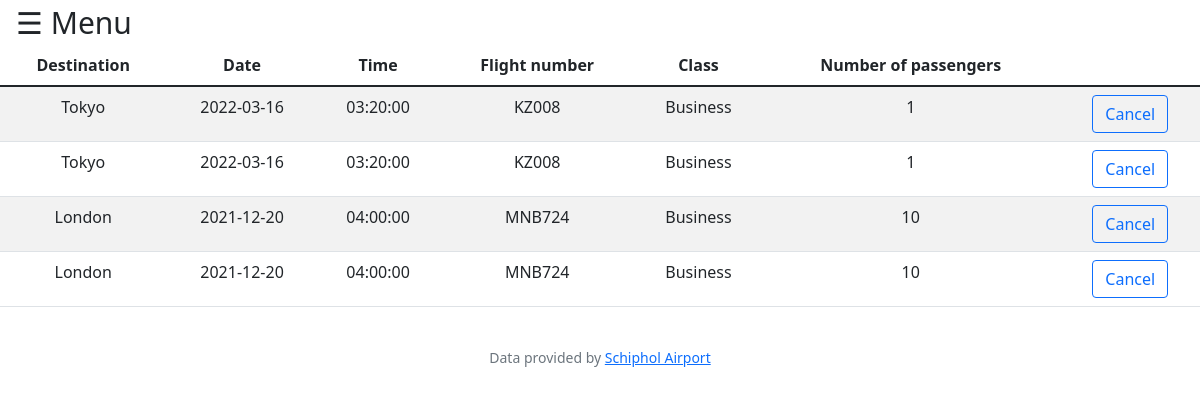
Page /back (signed in) on the committed database.
### tables this page shows
CREATE TABLE 'tickets' ('id' INTEGER PRIMARY KEY AUTOINCREMENT NOT NULL, 'user_id' INTEGER NOT NULL, 'destination' TEXT NOT NULL, 'date' TEXT NOT NULL, 'time' TEXT NOT NULL, 'flight_number' TEXT NOT NULL, 'class'  TEXT NOT NULL  , 'num_passengers'  INTEGER NOT NULL  );

### app.py (the view)
@app.route("/back", methods=["GET", "POST"])
@log_req
def back():
    rows = db.execute("SELECT id, destination, date, time, flight_number, class, num_passengers FROM tickets WHERE user_id = ?",  session["user_id"])
    return render_template("back.html", rows=rows)

### app.py (called while the page is built)
@app.after_request
def after_request(response):
    response.headers["Cache-Control"] = "no-cache, no-store, must-revalidate"
    response.headers["Expires"] = 0
    response.headers["Pragma"] = "no-cache"
    return response

### helpers.py (called while the page is built)
def log_req(f):
    @wraps(f)
    def fun(*args, **kwargs):
        if session.get("user_id") is None:
            return redirect("/login")
        return f(*args, **kwargs)
    return fun

### templates/back.html (shortened to what this page needs)
{% extends "layout.html" %}
{% block main %}
<table class="table table-striped">
    <thead>
        <tr scope="col">
            <th>Destination</th>
            <th>Date</th>
            <th>Time</th>
            <th>Flight number</th>
            <th>Class</th>
            <th>Number of passengers</th>
        </tr>
    </thead>
    <tbody>
    {% for row in rows %}
            <tr scope="row">
                <td>{{ row.destination }}</td>
                <td>{{ row.date}}</td>
                <td>{{ row.time}}</td>
                <td>{{ row.flight_number}}</td>
                <td>{{ row.class }}</td>
                <td>{{ row.num_passengers }}</td>
                <td>
                <form action="/cancel" method="post">
                    <button class="btn btn-outline-primary" type="submit">Cancel</button>
                </form>
                </td>
            </tr>
    {% endfor %}
    </tbody>
</table>
{% endblock %}

### static/style.css (style rules this page uses)
body { font-family: "Lato", sans-serif; transition: background-color .5s; }

### rows in the picture
tickets: destination "Tokyo", date "2022-03-16", time "03:20:00", flight_number "KZ008", class "Business", num_passengers "1"
tickets: destination "Tokyo", date "2022-03-16", time "03:20:00", flight_number "KZ008", class "Business", num_passengers "1"
tickets: destination "London", date "2021-12-20", time "04:00:00", flight_number "MNB724", class "Business", num_passengers "10"
tickets: destination "London", date "2021-12-20", time "04:00:00", flight_number "MNB724", class "Business", num_passengers "10"
